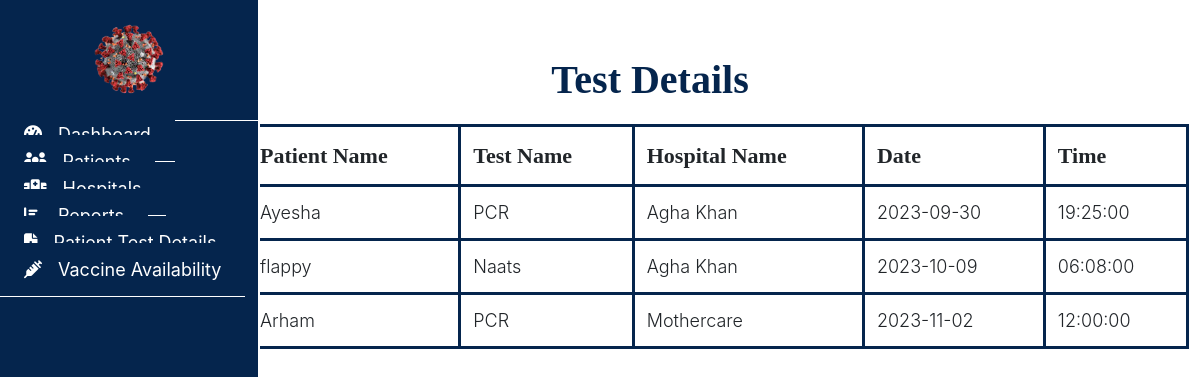
Page /admin/testdetails.php (signed in) on the earlier database version.
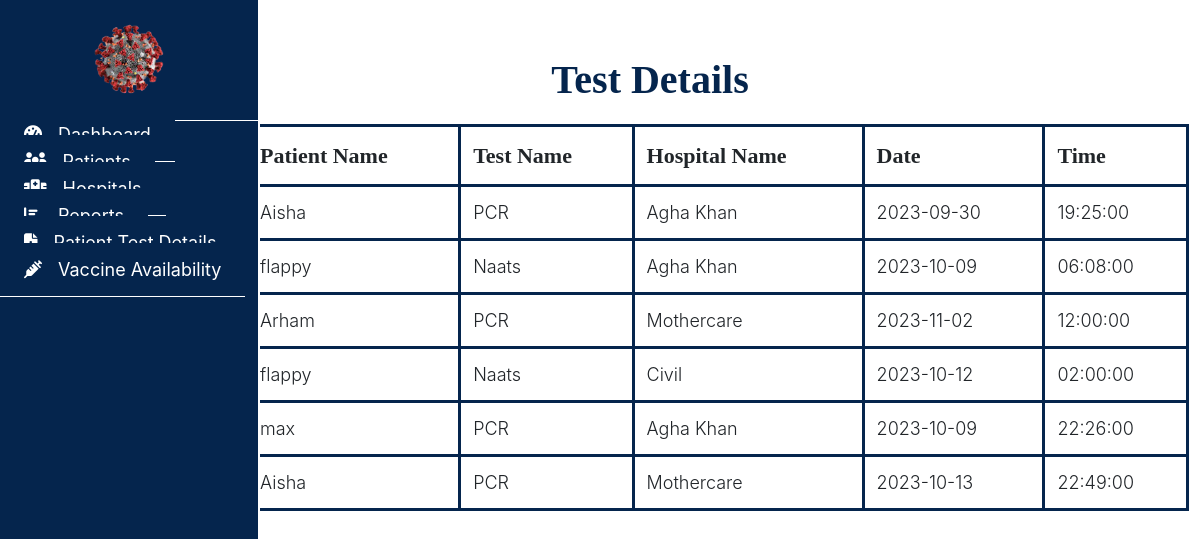
Same page on the later database version.
### tables this page shows
CREATE TABLE `appointment` (
  `app_id` int(11) NOT NULL,
  `patient_id` int(11) DEFAULT NULL,
  `hospital_id` int(11) DEFAULT NULL,
  `app_date` date DEFAULT NULL,
  `status` int(11) DEFAULT NULL,
  `app_time` time DEFAULT NULL,
  `test_name` varchar(255) NOT NULL,
  `approval_status` enum('Pending','Approved','Rejected') DEFAULT 'Pending'
);

CREATE TABLE `patient` (
  `patient_id` int(11) NOT NULL,
  `patient_name` varchar(255) DEFAULT NULL,
  `address` varchar(255) DEFAULT NULL,
  `email` varchar(255) DEFAULT NULL,
  `password` varchar(255) DEFAULT NULL
);

CREATE TABLE `hospital` (
  `hospital_id` int(11) NOT NULL,
  `hospital_name` varchar(255) DEFAULT NULL,
  `location` varchar(255) DEFAULT NULL,
  `password` varchar(255) DEFAULT NULL,
  `approval_status` enum('Pending','Approved','Rejected') DEFAULT 'Pending'
);

### admin/testdetails.php (the view, shortened to what this page needs)
<?php
include("../connection.php");
?>
<!DOCTYPE html>
<html lang="en">
<head>
  <link rel="stylesheet" href="../assets/css/admin.css">
  <link rel="stylesheet" href="https://cdn.usebootstrap.com/bootstrap/3.3.7/css/bootstrap.min.css">
  <link rel="stylesheet"
    href="https://cdnjs.cloudflare.com/ajax/libs/material-design-iconic-font/2.2.0/css/material-design-iconic-font.min.css">
  <link rel="stylesheet" href="https://cdnjs.cloudflare.com/ajax/libs/font-awesome/6.4.0/css/all.min.css">
</head>
<body>
  <div id="sidebar">
    <header>
      <a href="#"><img src="../assets/images/covidlogo.png" alt=""
          style="width:120px ; height:120px;padding: 20px;"></a>
    </header>
    <ul class="nav">
      <li>
        <a href="admin.php">
          <i class="fas fa-tachometer-alt"></i>Dashboard
        </a>
      </li>
      <li>
        <a href="patientrecord.php">
          <i class="fas fa-users"></i>Patients
        </a>
      </li>
      <li>
        <a href="hospitaldetails.php">
          <i class="fas fa-hospital"></i>Hospitals
        </a>
      </li>
      <li>
        <a href="crdetails.php">
          <i class="fas fa-chart-bar"></i>Reports
        </a>
      </li>
      <li>
        <a href="testdetails.php">
          <i class="fas fa-file-medical"></i>Patient Test Details
        </a>
      </li>
      <li>
        <a href="vaccine.php">
          <i class="fas fa-syringe"></i>Vaccine Availability
        </a>
      </li>
    </ul>
  </div>
  <nav class="navbar">
    <div class="container-fluid">
      <ul class="nav navbar-nav navbar-right">
        <li class="dropdown">
          <a href="#" class="dropdown-toggle" data-toggle="dropdown">
          </a>
        </li>
      </ul>
    </div>
  </nav>
  <div class="container-fluid" id="all-products">
    <h1 class="text-center">Test Details</h1>
    <div class="container">
      <table class="table">
        <thead>
          <tr>
            <th>Patient Name</th>
            <th>Test Name</th>
            <th>Hospital Name</th>
            <th>Date</th>
            <th>Time</th>
          </tr>
        </thead>
        <tbody>
          <?php
          $query = "SELECT a.app_id, p.patient_name, h.hospital_name,test_name, a.app_date, a.app_time
          FROM appointment a
          LEFT JOIN patient p ON a.patient_id = p.patient_id
          LEFT JOIN hospital h ON a.hospital_id = h.hospital_id";
          $result = mysqli_query($con, $query);
          foreach ($result as $row) {
            echo "<tr>";
            echo "<td>{$row['patient_name']}</td>";
            echo "<td>{$row['test_name']}</td>";
            echo "<td>{$row['hospital_name']}</td>";
            echo "<td>{$row['app_date']}</td>";
            echo "<td>{$row['app_time']}</td>";
            echo "</tr>";
          }
          ?>
        </tbody>
      </table>
    </div>
  </div>
</body>
</html>

Differences in the rows shown:
changed through a linked row, appointment (number 1 of 6 on the later page): patient.patient_name "Ayesha" → "Aisha"
added appointment: patient.patient_name "flappy", test_name "Naats", hospital.hospital_name "Civil", app_date "2023-10-12", app_time "02:00:00"
added appointment: patient.patient_name "max", test_name "PCR", hospital.hospital_name "Agha Khan", app_date "2023-10-09", app_time "22:26:00"
added appointment: patient.patient_name "Aisha", test_name "PCR", hospital.hospital_name "Mothercare", app_date "2023-10-13", app_time "22:49:00"
